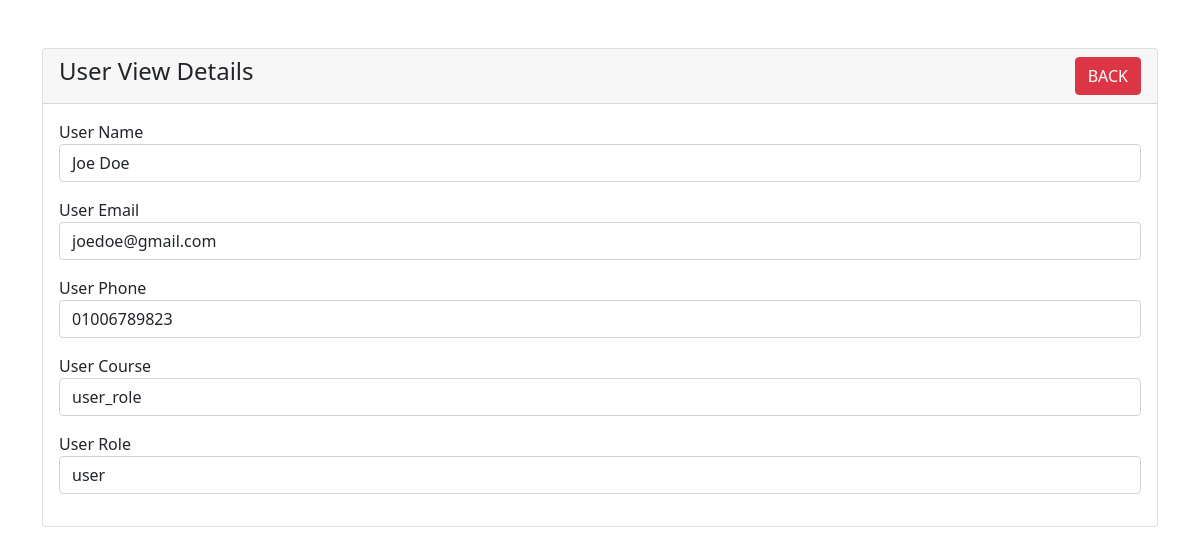
The page /student_view.php?id=6 on the database its author committed.
### tables this page shows
CREATE TABLE `user` (
  `id` int(6) NOT NULL AUTO_INCREMENT,
  `name` varchar(191) NOT NULL,
  `email` varchar(191) NOT NULL,
  `phone` varchar(191) NOT NULL,
  `course` varchar(191) NOT NULL,
  `password` varchar(255) NOT NULL,
  `user_role` varchar(50) NOT NULL DEFAULT 'user',
  PRIMARY KEY (`id`)
);

### student_view.php (the view, shortened to what this page needs)
<?php
    include  'templates/common/header.php';
?>
    <div class="container mt-5">
        <div class="row">
            <div class="col-md-12">
                <div class="card">
                    <div class="card-header">
                        <h4>User View Details
                            <a href="index.php" class="btn btn-danger float-end">BACK</a>
                        </h4>
                    </div>
                    <div class="card-body">
                        <?php
                        if(isset($_GET['id']))
                        {
                            $user_id = mysqli_real_escape_string($connection_obj, $_GET['id']);
                            $query = "SELECT * FROM user WHERE id='$user_id' ";
                            $query_run = mysqli_query($connection_obj, $query);
                            if(mysqli_num_rows($query_run) > 0)
                            {
                                $user= mysqli_fetch_array($query_run);
                                ?>
                                    <div class="mb-3">
                                        <label>User Name</label>
                                        <p class="form-control">
                                            <?=$user['name'];?>
                                        </p>
                                    </div>
                                    <div class="mb-3">
                                        <label>User Email</label>
                                        <p class="form-control">
                                            <?=$user['email'];?>
                                        </p>
                                    </div>
                                    <div class="mb-3">
                                        <label>User Phone</label>
                                        <p class="form-control">
                                            <?=$user['phone'];?>
                                        </p>
                                    </div>
                                    <div class="mb-3">
                                        <label>User Course</label>
                                        <p class="form-control">
                                            <?=$user['course'];?>
                                        </p>
                                    </div>
                                     <div class="mb-3">
                                        <label>User Role</label>
                                        <p class="form-control">
                                            <?=$user['user_role'];?>
                                        </p>
                                    </div>
                                <?php
                            }
                            else
                            {
                                echo "<h4>No Such Id Found</h4>";
                            }
                        }
                        ?>
                    </div>
                </div>
            </div>
        </div>
    </div>
 <?php
    include  'templates/common/footer.php';
?>

### rows shown on the page
user: name "Joe Doe", email "joedoe@gmail.com", phone "01006789823", course "user_role", user_role "user"
